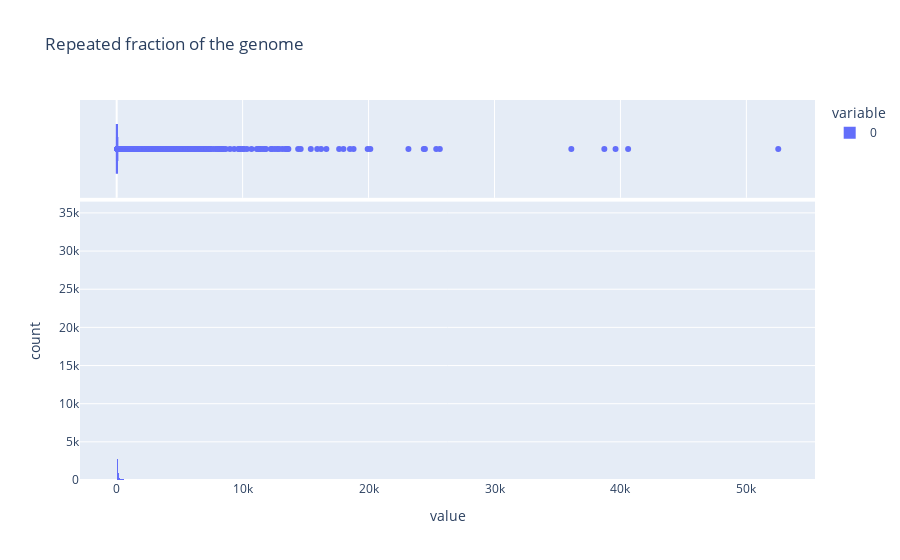

Notebook code cell kept with this figure:
### Code cell
fig = px.histogram(nb_list, marginal="box", title="Repeated fraction of the genome")
fig.show()

### Figure 1 — Plotly figure (JSON) as saved in the notebook; plotly's stock layout.template omitted (floating-point values rounded to 4 significant figures; data arrays with more than 128 entries replaced by an {"elided": "..."} marker saying what was removed)
{"data": [{"alignmentgroup": "True", "bingroup": "x", "hovertemplate": "variable=0<br>value=%{x}<br>count=%{y}<extra></extra>", "legendgroup": "0", "marker": {"color": "#636efa", "pattern": {"shape": ""}}, "name": "0", "offsetgroup": "0", "orientation": "v", "showlegend": true, "type": "histogram", "x": {"elided": "40880 int values"}, "xaxis": "x", "yaxis": "y"}, {"alignmentgroup": "True", "hovertemplate": "variable=0<br>value=%{x}<extra></extra>", "legendgroup": "0", "marker": {"color": "#636efa"}, "name": "0", "notched": true, "offsetgroup": "0", "showlegend": false, "type": "box", "x": {"elided": "40880 int values"}, "xaxis": "x2", "yaxis": "y2"}], "layout": {"barmode": "relative", "legend": {"title": {"text": "variable"}, "tracegroupgap": 0}, "title": {"text": "Repeated fraction of the genome"}, "xaxis": {"anchor": "y", "domain": [0, 1], "title": {"text": "value"}}, "xaxis2": {"anchor": "y2", "domain": [0, 1], "matches": "x", "showgrid": true, "showticklabels": false}, "yaxis": {"anchor": "x", "domain": [0, 0.7326], "title": {"text": "count"}}, "yaxis2": {"anchor": "x2", "domain": [0.7426, 1], "matches": "y2", "showgrid": false, "showline": false, "showticklabels": false, "ticks": ""}}}
